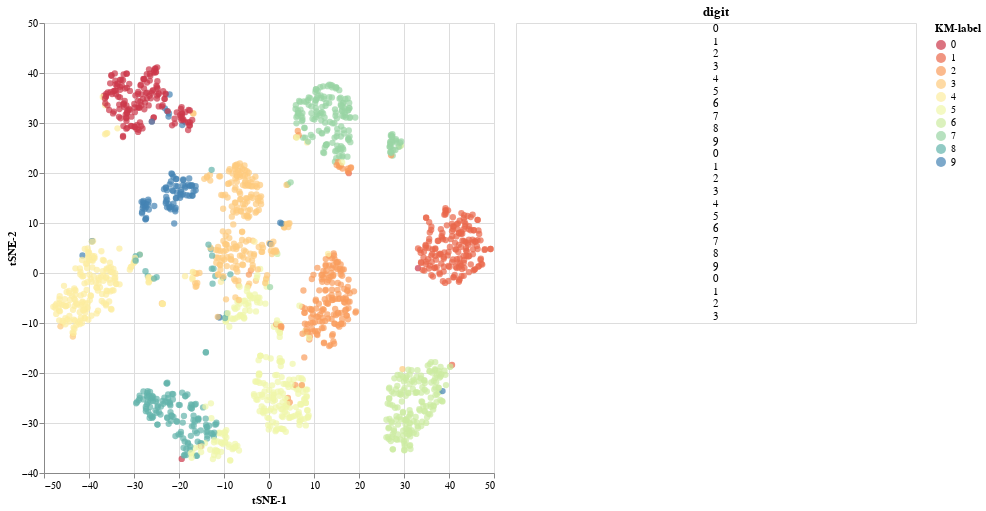

Notebook source saved alongside this figure:
### Code cell
#collapse-show

# Make the chart
chart = plot_interactive_embedding(
    source=digits_df,
    x="tSNE-1",
    y="tSNE-2",
    target_col="digit",
    color_col="KM-label",
    figsize=(450, 450),
)
chart.display()

### Figure 1 — Vega-Lite specification as saved in the notebook (floating-point values rounded to 4 significant figures; data arrays with more than 128 entries replaced by an {"elided": "..."} marker saying what was removed)
{"$schema": "https://vega.github.io/schema/vega-lite/v3.4.0.json", "config": {"axis": {"grid": true}, "mark": {"tooltip": null}, "view": {"height": 300, "width": 400}}, "data": {"name": "data-5d88efcea6cee7556c0ea757d84194f3"}, "datasets": {"data-5d88efcea6cee7556c0ea757d84194f3": {"elided": "1797 records"}}, "hconcat": [{"encoding": {"color": {"field": "KM-label", "scale": {"scheme": "Spectral"}, "type": "nominal"}, "x": {"field": "tSNE-1", "type": "quantitative"}, "y": {"field": "tSNE-2", "type": "quantitative"}}, "height": 450, "mark": {"size": 40, "type": "circle"}, "selection": {"selector001": {"type": "interval"}}, "width": 450}, {"encoding": {"text": {"field": "digit", "type": "nominal"}, "y": {"axis": null, "field": "row_number", "type": "ordinal"}}, "mark": "text", "title": "digit", "transform": [{"window": [{"as": "row_number", "field": "", "op": "row_number"}]}, {"filter": {"selection": "selector001"}}, {"window": [{"as": "rank", "field": "row_number", "op": "rank"}]}, {"filter": "(datum.rank < 25)"}]}]}
